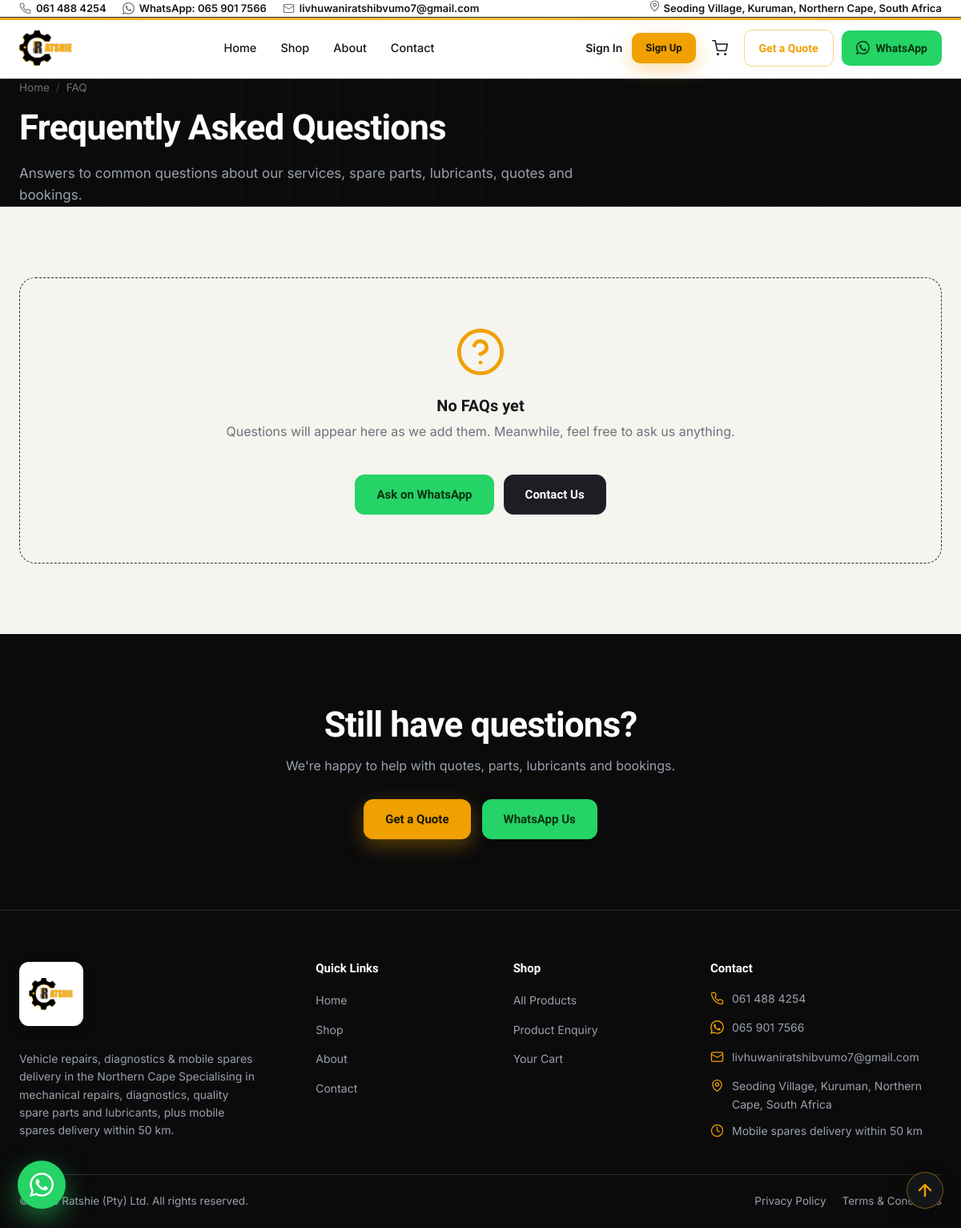
Screenshot of /faq/ with the database file from the repository.
### core/models.py (models this page shows, shortened)
class SiteConfig(models.Model):
    site_name = models.CharField(max_length=120, default=settings.SITE_NAME)
    tagline = models.CharField(max_length=200, default=settings.SITE_TAGLINE)
    phone = models.CharField(max_length=32, default=settings.BUSINESS_PHONE)
    phone_display = models.CharField(max_length=32, default=settings.BUSINESS_PHONE_DISPLAY)
    whatsapp_number = models.CharField(max_length=32, default=settings.WHATSAPP_NUMBER)
    whatsapp_display = models.CharField(max_length=32, default=settings.WHATSAPP_DISPLAY)
    email = models.EmailField(default=settings.BUSINESS_EMAIL)
    contact_name = models.CharField(max_length=120, default=settings.CONTACT_NAME)
    address = models.CharField(max_length=255, default=settings.BUSINESS_ADDRESS)
    service_radius_km = models.PositiveIntegerField(default=settings.SERVICE_RADIUS_KM)
    standard_delivery_days = models.PositiveIntegerField(
        "Standard delivery (business days)",
        default=7,
        help_text="Number of business days (Mon-Fri) for standard delivery estimates.",
    )
    hero_headline = models.CharField(max_length=160, default="Expert Automotive Care")
    hero_statement = models.TextField(
        default=(
            "Professional vehicle servicing, diagnostics, repairs and quality "
            "automotive products you can trust."
        )
    )
    about_short = models.TextField(blank=True)
    created_at = models.DateTimeField(auto_now_add=True)
    updated_at = models.DateTimeField(auto_now=True)
    class Meta:
        verbose_name = "Site configuration"
        verbose_name_plural = "Site configuration"
    @classmethod
    def load(cls):
        obj, _ = cls.objects.get_or_create(pk=1)
        return obj

### core/views.py (the view)
# urls.py: path("faq/", views.faq, name="faq"),
def faq(request):
    faqs = FAQ.objects.filter(is_active=True)
    return render(
        request,
        "core/faq.html",
        {"faqs": faqs, "wa_quote_msg": service_whatsapp_message(), "crumb_list": [("FAQ", None)]},
    )

### core/context_processors.py (called while the page is built, shortened)
def get_cart_count(request):
    cart = request.session.get("cart", {})
    total = 0
    for info in cart.values():
        try:
            total += int(info.get("qty", 0))
        except (TypeError, ValueError):
            continue
    return total

def site_globals(request):
    cfg = SiteConfig.load()
    whatsapp = cfg.whatsapp_number or ""
    digits = "".join(ch for ch in whatsapp if ch.isdigit())
    if digits.startswith("0"):
        digits = "27" + digits[1:]
    wa_link = f"https://wa.me/{digits}" if digits else "#"
    return {
        "site_config": cfg,
        "whatsapp_link": wa_link,
        "whatsapp_number_raw": digits,
        "cart_count": get_cart_count(request),
        "enabled_cart": getattr(settings, "ENABLE_CART", True),
        "payment_methods": get_payment_methods(),
        "payfast_enabled": payfast_enabled(),
        "payfast_mode": payfast_mode(),
        "payfast_message": payfast_summary()["message"],
    }

def admin_command_bar(request):
    if not (request.user.is_active and getattr(request.user, "is_staff", False)):
        return {}

### core/utils.py (called while the page is built)
def service_whatsapp_message():
    return (
        "Hi, I would like to request a quote for my vehicle.\n\n"
        "Vehicle:\n"
        "Service required:\n"
        "Problem:\n"
        "Preferred date:"
    )

### payments/payment_methods.py (called while the page is built)
def get_payment_methods():
    return PAYFAST_PAYMENT_METHODS

def payfast_enabled():
    return bool(getattr(settings, "PAYFAST_ENABLED", False))

def payfast_mode():
    return getattr(settings, "PAYFAST_MODE", "sandbox")

def payfast_summary():
    enabled = payfast_enabled()
    if enabled:
        message = "Online payments are available. You will be redirected to a secure PayFast page to complete your payment."
    else:
        message = (
            "Online payment is currently being configured. "
            "To complete your order now, please contact us via WhatsApp."
        )
    return {"enabled": enabled, "message": message}

### templates/core/faq.html (shortened to what this page needs)
{% extends "base.html" %}
{% block content %}
{% include "includes/page_hero.html" with title="Frequently Asked Questions" lead="Answers to common questions about our services, spare parts, lubricants, quotes and bookings." crumb_list=crumb_list %}
<section class="section section--cream">
  <div class="container">
    {% if faqs %}
    <div class="faq-list" data-stagger>
      {% for faq in faqs %}
      <div class="faq-item">
        <button class="faq-item__q" aria-expanded="false">{{ faq.question }}<span class="plus">+</span></button>
        <div class="faq-item__a"><div class="faq-item__a-inner">{{ faq.answer }}</div></div>
      </div>
      {% endfor %}
    </div>
    {% else %}
    <div class="empty-state">
      <svg class="svg-art" aria-hidden="true"><use href="#i-question"></use></svg>
      <h3>No FAQs yet</h3>
      <p>Questions will appear here as we add them. Meanwhile, feel free to ask us anything.</p>
      <div style="display:flex;gap:12px;justify-content:center;margin-top:20px;flex-wrap:wrap">
        <a class="btn btn--whatsapp" href="{{ whatsapp_link }}" target="_blank" rel="noopener">Ask on WhatsApp</a>
        <a class="btn btn--dark" href="{% url 'contact' %}">Contact Us</a>
      </div>
    </div>
    {% endif %}
  </div>
</section>
<section class="section section--dark">
  <div class="container center">
    <h2 class="section-title" style="color:#fff">Still have questions?</h2>
    <p style="color:var(--muted-on-dark);margin-top:14px;max-width:520px;margin-left:auto;margin-right:auto">We're happy to help with quotes, parts, lubricants and bookings.</p>
    <div style="margin-top:28px;display:flex;gap:14px;justify-content:center;flex-wrap:wrap">
      <a class="btn btn--gold" href="{% url 'quotes:form' %}">Get a Quote</a>
      <a class="btn btn--whatsapp" href="{{ whatsapp_link }}" target="_blank" rel="noopener">WhatsApp Us</a>
    </div>
  </div>
</section>
{% endblock %}

### templates/base.html (shortened to what this page needs)
{% load static %}
<!DOCTYPE html>
<html lang="en-za">
<head>
  <link rel="stylesheet" href="{% static 'css/main.css' %}">
  <link rel="stylesheet" href="{% static 'css/ui.css' %}">
  <link rel="stylesheet" href="{% static 'css/site.min.css' %}">
</head>
<body>
  <div class="topbar">
    <div class="container topbar__inner">
      <div class="topbar__links">
        <a href="tel:{{ site_config.phone|cut:' '|cut:'('|cut:')'|cut:'-' }}">
          <svg class="ico" width="15" height="15" aria-hidden="true"><use href="#i-phone"></use></svg>
          {{ site_config.phone_display }}
        </a>
        <a href="{{ whatsapp_link }}" target="_blank" rel="noopener">
          <svg class="ico" width="15" height="15" aria-hidden="true"><use href="#i-whatsapp"></use></svg>
          WhatsApp: {{ site_config.whatsapp_display }}
        </a>
        <a href="mailto:{{ site_config.email }}">
          <svg class="ico" width="15" height="15" aria-hidden="true"><use href="#i-mail"></use></svg>
          {{ site_config.email }}
        </a>
      </div>
      <div class="topbar__links">
        <span><svg class="ico" width="15" height="15" aria-hidden="true"><use href="#i-pin"></use></svg> {{ site_config.address }}</span>
      </div>
    </div>
  </div>
  <header class="nav">
    <span class="nav__accent-line" aria-hidden="true"></span>
    <div class="container nav__inner">
      <a href="{% url 'home' %}" class="brand" aria-label="{{ site_config.site_name }} home">
        <img src="{% static 'img/brand/logo.png' %}" alt="{{ site_config.site_name }} logo" class="logo-mark" height="44" loading="eager">
      </a>
      <nav class="nav__menu" aria-label="Primary">
        <a class="nav__link {% if request.resolver_match.url_name == 'home' %}is-active{% endif %}" href="{% url 'home' %}">Home</a>
        <a class="nav__link {% if request.resolver_match.namespace == 'products' %}is-active{% endif %}" href="{% url 'products:shop' %}">Shop</a>
        <a class="nav__link {% if request.resolver_match.url_name == 'about' %}is-active{% endif %}" href="{% url 'about' %}">About</a>
        <a class="nav__link {% if request.resolver_match.url_name == 'contact' %}is-active{% endif %}" href="{% url 'contact' %}">Contact</a>
      </nav>
      <div class="nav__actions">
        <div id="accountArea" class="account-area">
          {% if user.is_authenticated %}
          <div class="account-menu">
            <button class="account-menu__trigger" aria-expanded="false" aria-haspopup="true" aria-label="Account menu">
              <svg width="20" height="20" aria-hidden="true"><use href="#i-user"></use></svg>
              <span class="account-menu__label">{{ user.first_name|default:user.username }}</span>
            </button>
            <div class="account-menu__dropdown" role="menu">
              <a role="menuitem" href="{% url 'customers:account' %}">My Account</a>
              <a role="menuitem" href="{% url 'orders:cart' %}">Your Cart</a>
              <form method="post" action="{% url 'customers:logout' %}" data-logout>
                {% csrf_token %}
                <input type="hidden" name="next" value="{% url 'home' %}">
                <button type="submit" role="menuitem">Log Out</button>
              </form>
            </div>
          </div>
          {% else %}
          <a class="account-link" href="{% url 'customers:login' %}">Sign In</a>
          <a class="btn btn--gold btn--sm" href="{% url 'customers:register' %}">Sign Up</a>
          {% endif %}
        </div>
        {% if enabled_cart %}
        <a href="{% url 'orders:cart' %}" class="nav__cart" aria-label="Your cart">
          <svg width="20" height="20" aria-hidden="true"><use href="#i-cart"></use></svg>
        </a>
        {% endif %}
        <a class="nav__cta nav__cta--outline" href="{% url 'quotes:form' %}">Get a Quote</a>
        <a class="nav__cta nav__cta--wa" href="{{ whatsapp_link }}?text=Hi%2C%20I%20would%20like%20to%20request%20a%20quote" target="_blank" rel="noopener">
          <svg width="17" height="17" aria-hidden="true"><use href="#i-whatsapp"></use></svg> WhatsApp
        </a>
      </div>
    </div>
  </header>
  <main>
    {% block content %}{% endblock %}
  </main>
  <footer class="footer">
    <div class="container">
      <div class="footer__top">
        <div class="footer__about">
          <div class="footer__logo">
            <img src="{% static 'img/brand/logo.png' %}" alt="{{ site_config.site_name }} logo" class="logo-mark" loading="lazy">
          </div>
          <p style="margin-top:14px; max-width:34ch">
            {{ site_config.tagline }} Specialising in mechanical repairs, diagnostics,
            quality spare parts and lubricants, plus mobile spares delivery within
            {{ site_config.service_radius_km }} km.
          </p>
        </div>
        <div>
          <h4>Quick Links</h4>
          <ul>
            <li><a href="{% url 'home' %}">Home</a></li>
            <li><a href="{% url 'products:shop' %}">Shop</a></li>
            <li><a href="{% url 'about' %}">About</a></li>
            <li><a href="{% url 'contact' %}">Contact</a></li>
          </ul>
        </div>
        <div>
          <h4>Shop</h4>
          <ul>
            <li><a href="{% url 'products:shop' %}">All Products</a></li>
            <li><a href="{% url 'products:enquiry' %}">Product Enquiry</a></li>
            {% if enabled_cart %}<li><a href="{% url 'orders:cart' %}">Your Cart</a></li>{% endif %}
          </ul>
        </div>
        <div>
          <h4>Contact</h4>
          <ul class="footer__contact">
            <li>
              <span class="ic"><svg aria-hidden="true"><use href="#i-phone"></use></svg></span>
              <a href="tel:{{ site_config.phone|cut:' '|cut:'('|cut:')'|cut:'-' }}">{{ site_config.phone_display }}</a>
            </li>
            <li>
              <span class="ic"><svg aria-hidden="true"><use href="#i-whatsapp"></use></svg></span>
              <a href="{{ whatsapp_link }}" target="_blank" rel="noopener">{{ site_config.whatsapp_display }}</a>
            </li>
            <li>
              <span class="ic"><svg aria-hidden="true"><use href="#i-mail"></use></svg></span>
              <a href="mailto:{{ site_config.email }}">{{ site_config.email }}</a>
            </li>
            <li>
              <span class="ic"><svg aria-hidden="true"><use href="#i-pin"></use></svg></span>
              <span>{{ site_config.address }}</span>
            </li>
            <li>
              <span class="ic"><svg aria-hidden="true"><use href="#i-clock"></use></svg></span>
              <span>Mobile spares delivery within {{ site_config.service_radius_km }} km</span>
            </li>
          </ul>
        </div>
      </div>
      <div class="footer__bottom">
        <span>© {% now "Y" %} {{ site_config.site_name }}. All rights reserved.</span>
        <div class="footer__legal">
          <a href="{% url 'home' %}">Privacy Policy</a>
          <a href="{% url 'home' %}">Terms & Conditions</a>
        </div>
      </div>
    </div>
  </footer>
  <a class="wa-float" href="{{ whatsapp_link }}" target="_blank" rel="noopener" aria-label="Chat on WhatsApp">
    <svg aria-hidden="true"><use href="#i-whatsapp"></use></svg>
  </a>
  <button type="button" class="to-top" id="toTop" aria-label="Back to top" hidden>
    <svg aria-hidden="true"><use href="#i-chevron-up"></use></svg>
  </button>
</body>
</html>

### static/css/ui.css (style rules this page uses)
:root { --z-nav: 30; --z-header: 60; --z-dropdown: 80; --z-drawer: 120; --z-modal: 200; --z-toast: 300; }
input, select, textarea, button { font: inherit; }

### rows the page displays
SiteConfig: phone_display "061 488 4254", whatsapp_display "065 901 7566", email "livhuwaniratshibvumo7@gmail.com", address "Seoding Village, Kuruman, Northern Cape, South Africa", tagline "Vehicle repairs, diagnostics & mobile spares delivery in the Northern Cape", service_radius_km "50", site_name "Ratshie (Pty) Ltd"

### other values shown
{{ name }} "FAQ"
{{ title }} "Frequently Asked Questions"
{{ lead }} "Answers to common questions about our services, spare parts, lubricants, quotes and bookings."
